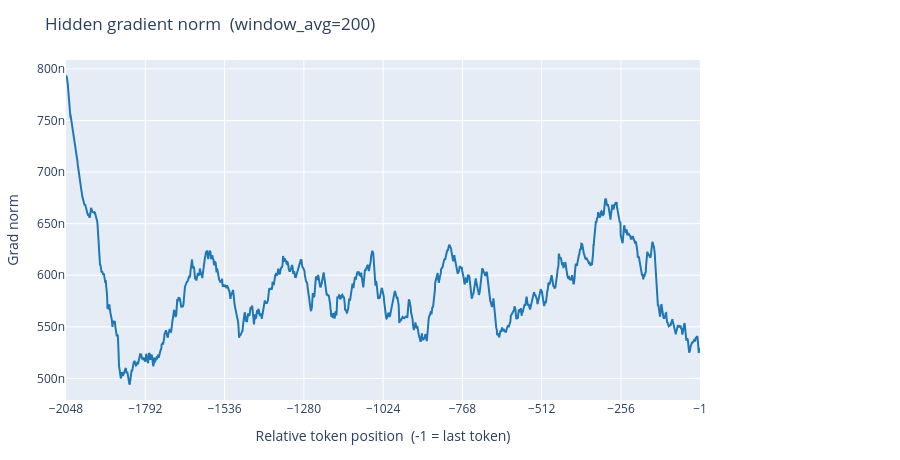

The notebook cell this image was saved under:
### Markdown cell above
### Single trajectory: grad only

### Code cell
plot_norms(None, v_grad,
           select=(1660, 0, 0, 0),
           window_avg=200,
           title='Hidden gradient norm').show()

### Figure 1 — Plotly figure (JSON) as saved in the notebook; plotly's stock layout.template omitted (floating-point values rounded to 4 significant figures; data arrays with more than 128 entries replaced by an {"elided": "..."} marker saying what was removed)
{"data": [{"hovertemplate": "pos: %{x}<br>grad: %{y:.4f} [curve]<extra></extra>", "legendgroup": "curve", "line": {"color": "#1f77b4", "width": 2}, "mode": "lines", "name": "curve", "type": "scatter", "x": {"elided": "2048 int values"}, "y": {"elided": "2048 float values"}, "yaxis": "y"}], "layout": {"height": 460, "legend": {"x": 1.02, "xanchor": "left", "y": 1, "yanchor": "top"}, "margin": {"b": 60, "l": 60, "r": 200, "t": 60}, "title": {"text": "Hidden gradient norm  (window_avg=200)"}, "xaxis": {"tickmode": "array", "tickvals": [-2048, -1792, -1536, -1280, -1024, -768, -512, -256, -1], "title": {"text": "Relative token position  (-1 = last token)"}}, "yaxis": {"range": [4.79e-07, 8.087e-07], "title": {"text": "Grad norm"}}}}
